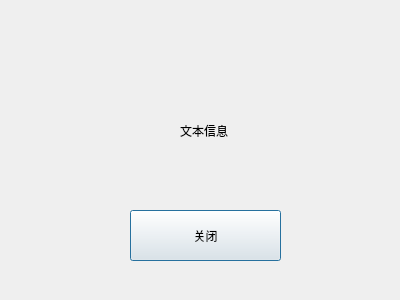
<?xml version="1.0" encoding="UTF-8"?>
<ui version="4.0">
 <class>Dialog</class>
 <widget class="QDialog" name="Dialog">
  <property name="geometry">
   <rect>
    <x>0</x>
    <y>0</y>
    <width>400</width>
    <height>300</height>
   </rect>
  </property>
  <property name="windowTitle">
   <string>Dialog</string>
  </property>
  <widget class="QPushButton" name="pushButton">
   <property name="geometry">
    <rect>
     <x>130</x>
     <y>210</y>
     <width>151</width>
     <height>51</height>
    </rect>
   </property>
   <property name="text">
    <string>关闭</string>
   </property>
  </widget>
  <widget class="QLabel" name="label">
   <property name="geometry">
    <rect>
     <x>180</x>
     <y>110</y>
     <width>111</width>
     <height>41</height>
    </rect>
   </property>
   <property name="text">
    <string>文本信息</string>
   </property>
  </widget>
 </widget>
 <resources/>
 <connections/>
</ui>
